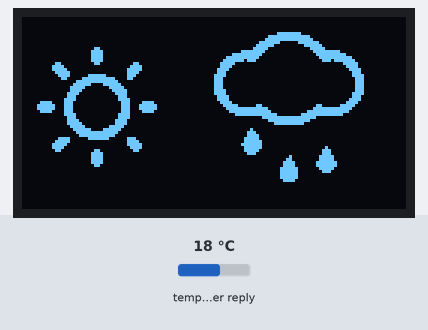
A sketch run on a simulated ESP8266 (NodeMCU). On the bench: 128×64 one-colour display. The inputs (shaded band) are chosen by the test bench; at power-on: temperature in the weather reply 18 °C. WiFi joins after 1.5 s; servers stay silent unless stated; web services answer with replies made up by the test bench; what the sketch prints to the serial monitor is not drawn.

Above: at 1.1 s.
At 5.2 s:
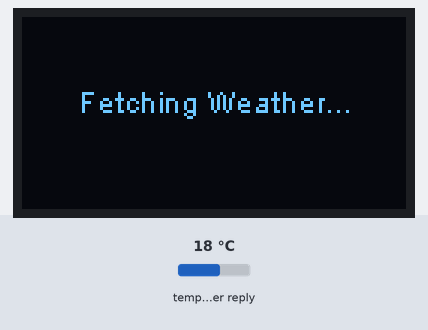
At 7.4 s:
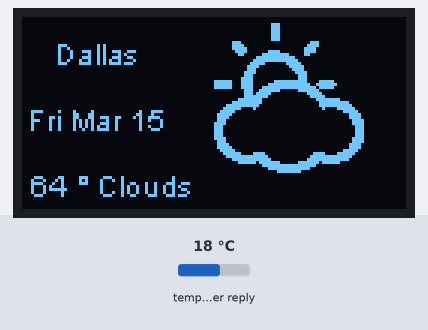

The sketch:

096oled.ino
```cpp
#include <ESP8266WiFi.h>
#include <ESP8266HTTPClient.h>  // http web access library
#include <ArduinoJson.h>        // JSON decoding library
#include <Wire.h>              // include wire library (for I2C devices such as the SSD1306 display)
#include "SSD1306Wire.h"        // legacy: #include "SSD1306.h"
#include <Adafruit_GFX.h>      // include Adafruit graphics library
#include <Adafruit_SSD1306.h>  // include Adafruit SSD1306 OLED display driver
#include "timelib.h"
#include <ctime>
#include <string>

#define SCREEN_WIDTH 128 // OLED display width, in pixels
#define SCREEN_HEIGHT 64 // OLED display height, in pixels
#include "icons.h"

SSD1306Wire display(0x3c, SDA, SCL);

const char* ssid  = "SSID";
const char* password = "PASSWORD";

// set location and API key
String Location = "Dallas,us";
String API_Key  = "APIKEY";

void setup(void)
{
  Serial.begin(9600);
  delay(1000);
  Wire.begin(4, 0);

  display.init();
  display.flipScreenVertically();

  display.clear();  // clear the display buffer
  display.setTextAlignment(TEXT_ALIGN_CENTER);
  display.drawXbm(0, 5, 50, 50, clear_day_bits);
  display.drawXbm(64, 5, 50, 50, rain_bits);

  display.display();
  delay(1500);
  display.clear();

  WiFi.begin(ssid, password);
  display.display();
  while ( WiFi.status() != WL_CONNECTED )
  {
    delay(500);
    display.drawString(64, 22, "Connecting...");
    display.display();
  }
  display.clear();
  display.drawString(64, 22, "WIFI Connected!");
  display.display();
  delay(1000);
  display.clear();
  display.drawString(64, 22, "Fetching Weather...");
  display.display();
  delay(1000);
}

void loop()
{
  if (WiFi.status() == WL_CONNECTED)  //Check WiFi connection status
  {
    display.clear();
    display.drawString(64, 22, "Fetching Weather...");
    display.display();
    delay(1000);
    HTTPClient http;  //Declare an object of class HTTPClient

    http.begin("http://api.openweathermap.org/data/2.5/weather?q=" + Location + "&APPID=" + API_Key);  // !!
    int httpCode = http.GET();  // send the request

    if (httpCode > 0)
    {
      String payload = http.getString();

      DynamicJsonBuffer jsonBuffer(512);
      JsonObject& root = jsonBuffer.parseObject(payload);
      if (!root.success()) {
        Serial.println(F("Parsing failed!"));
        return;
      }

      String location = root["name"];
      float temp = (float)(root["main"]["temp"]) - 273.15; // get temperature in °C
      float tempF = (temp * 9 / 5) + 32; // convert to °F
      int temperature = tempF;
      String conditions = root["weather"][0]["main"];
      String dateTime = root["dt"];

      time_t c;
      c = strtoul( dateTime.c_str(), NULL, 0 );
      Serial.println(ctime( &c ));
      String weekday = ctime( &c );
      weekday.remove(10, weekday.length());
      Serial.println(weekday);

      display.clear();
      display.drawString(25, 6, location);
      display.drawString(30, 50, String(temperature) + " ° " + conditions);
      display.drawString(25, 28, weekday);

      if (conditions.indexOf("Rain") == 0) {
        display.drawXbm(64, 2, 50, 50, rain_bits);
      } else if (conditions.indexOf("Clear") == 0) {
        display.drawXbm(64, 2, 50, 50, clear_day_bits);
      } else if (conditions.indexOf("Snow") == 0) {
        display.drawXbm(64, 2, 50, 50, snow_bits);
      } else if (conditions.indexOf("Clouds") == 0) {
        display.drawXbm(64, 2, 50, 50, partly_cloudy_day_bits);
      } else {
        display.drawXbm(64, 2, 50, 50, clear_day_bits);
      }
      display.display();
    } else {
      display.clear();
      display.drawString(64, 22, "API ERR0R!");
      display.display();
    }
    http.end();
  }
  delay(1800000); // 30 minutes
}
```

Source omitted: icons.h (data table, 9022 bytes)

Measured:
- what the display in image 0 shows lasts 1.5 s, from 1.0 s to 2.5 s
- what the display in image 1 shows lasts 2.2 s, from 5.1 s to 7.3 s
